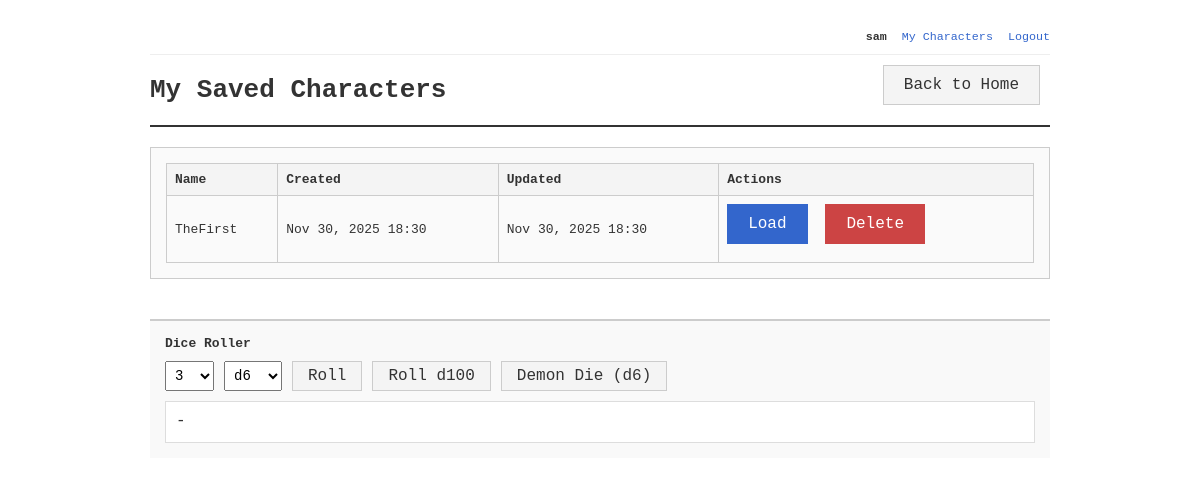
Screenshot of /my-characters/ (signed in) with the database file from the repository.
### webapp/generator/models.py (models this page shows, shortened)
class SavedCharacter(models.Model):
    user = models.ForeignKey(User, on_delete=models.CASCADE, related_name='saved_characters')
    name = models.CharField(max_length=200)
    character_data = models.JSONField()
    created_at = models.DateTimeField(auto_now_add=True)
    updated_at = models.DateTimeField(auto_now=True)
    class Meta:
        ordering = ['-updated_at']

### webapp/generator/views.py (the view)
# urls.py: path('my-characters/', views.my_characters, name='my_characters'),
@login_required
def my_characters(request):
    characters = SavedCharacter.objects.filter(user=request.user)
    return render(request, 'generator/my_characters.html', {'characters': characters})

### webapp/generator/templates/generator/my_characters.html (shortened to what this page needs)
{% extends "generator/base.html" %}
{% block content %}
<div class="top-bar">
    <h1>My Saved Characters</h1>
    <a href="{% url 'welcome' %}" class="btn">Back to Home</a>
</div>
<div class="section">
    {% if characters %}
    <table>
        <thead>
            <tr>
                <th>Name</th>
                <th>Created</th>
                <th>Updated</th>
                <th>Actions</th>
            </tr>
        </thead>
        <tbody>
            {% for char in characters %}
            <tr>
                <td>{{ char.name }}</td>
                <td>{{ char.created_at|date:"M d, Y H:i" }}</td>
                <td>{{ char.updated_at|date:"M d, Y H:i" }}</td>
                <td>
                    <a href="{% url 'load_character' char.id %}" class="btn primary">Load</a>
                    <form method="post" action="{% url 'delete_character' char.id %}" style="display: inline;">
                        <button type="submit" class="btn danger" onclick="return confirm('Delete this character?');">Delete</button>
                    </form>
                </td>
            </tr>
            {% endfor %}
        </tbody>
    </table>
    {% else %}
    <p>You haven't saved any characters yet.</p>
    <p><a href="{% url 'generator' %}" class="btn primary">Create a Character</a></p>
    {% endif %}
</div>
{% endblock %}

### webapp/generator/templates/generator/base.html (shortened to what this page needs)
<!DOCTYPE html>
<html>
<head>
</head>
<body>
    <div class="user-bar no-print">
        {% if user.is_authenticated %}
            <span class="username">{{ user.username }}</span>
            <a href="{% url 'my_characters' %}">My Characters</a>
            <a href="{% url 'logout' %}">Logout</a>
        {% else %}
            <a href="{% url 'login' %}">Login</a>
            <a href="{% url 'register' %}">Register</a>
        {% endif %}
    </div>
    {% block content %}{% endblock %}
    <div class="dice-roller">
        <h4>Dice Roller</h4>
        <div class="dice-controls">
            <select id="dice-count">
                <option value="3" selected>3</option>
            </select>
            <select id="dice-size">
                <option value="6" selected>d6</option>
            </select>
            <button type="button" onclick="rollDice()">Roll</button>
            <button type="button" onclick="rollPercentile()">Roll d100</button>
            <button type="button" onclick="rollDemonDie()">Demon Die (d6)</button>
        </div>
        <div class="dice-result" id="dice-result">-</div>
    </div>
</body>
</html>

### rows the page displays
SavedCharacter: name "TheFirst", created_at "Nov 30, 2025 18:30", updated_at "Nov 30, 2025 18:30"

### other values shown
{{ user.username }} "sam"
